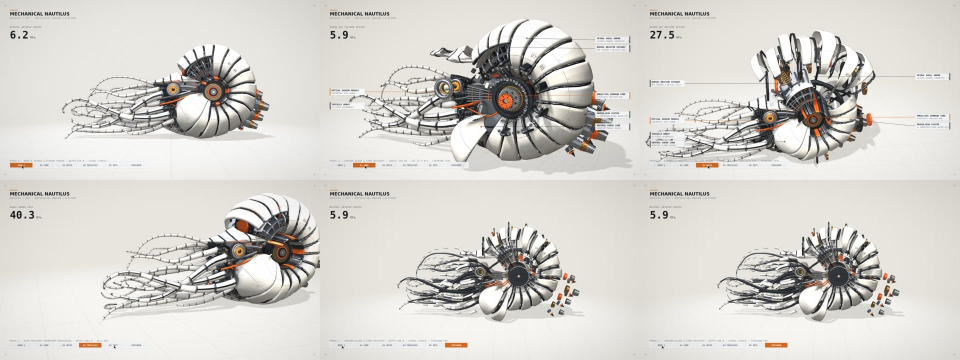
#> input picture styles/calibration-lab/contact_sheet.jpg, 1920 x 720 px (shown at 1/2 size)
$ python -i lookcheck.py   (imports and definitions only)
#> lines starting #> are read from the running program, lines starting #| are printed output that depends on the picture
#!/usr/bin/env python3
"""
StyleHop Look Regression Guard (`tools/lookcheck.py`).

Renders a style's 2x2 contact sheet and measures it against a stored baseline, so every
look change (new light, env map, pass, palette tweak) shows up as numbers instead of a
gut feeling. Drift beyond the guard thresholds is flagged; intentional changes are
re-baselined with `--accept`.

Per-panel metrics (CIE Lab, D65 + Spatial Composition):
  L         mean lightness (exposure)         contrast  std of L (flat / milky vs punchy)
  p5        shadow depth (lower = deeper)     p95       highlight level
  chroma    mean Lab chroma (saturation)      grit      median |L - blur(L)| (fine texture /
                                                        screen-space pattern energy)
  com_y     vertical center-of-mass of visual salience (0 = top edge, 1 = bottom edge)
  half_void max dead-void fraction in upper or lower half (16x9 grid cells with near-zero
            texture & tonal deviation from background median)
  dE        mean CIE76 colour difference against the baseline panel

Absolute readability & spatial composition floors (checked on every run, including the first run
of a new story, which only stores a baseline and therefore compares nothing):
  L in [35, 92]        not murky / not blown out      p95 >= 55         something catches light
  contrast >= 7        not a flat milky wash          p95 - p5 >= 18    real tonal range
  com_y in [0.36,0.66] balanced vertical weight       half_void <= 0.72 no dead-white empty half

Originality gate (every --style run; exit 3 on failure, independent of --strict):
  the rendered sheet is compared panel-by-panel with the style's showcase contact sheet, archived
  showcases ($STYLEHOP_OUT/look/archive/<style>_*contact_sheet*.jpg) and every OTHER topic baseline of the style
  ($STYLEHOP_OUT/look/<style>__*/look_baseline.jpg). sim = layout correlation x colour proximity must stay < 0.33,
  layout correlation alone < 0.78. A new story must not be an old film with the names changed.

Gates (ADR-021, tier a; `--gates`, measured on the per-shot lossless frames of `render.mjs --storyboard --shots-dir`):
  silhouette   ONLY when the product folder holds a `ref.json` declaring a reference (image / mask, long axis, which
               shot is the reference view). Subject mask -> aligned by length -> IoU, aspect ratio, per-band edge
               deviation, plus a red/blue diff overlay. WARN by default (`--strict-gates` fails).
  machine-feel inside the outline, BOTH bounds: detail (edge-pixel share) vs the reference or the style norm in
               [0.8, 1.6], OPENING share in [0.6, 1.6] (see below; if the
               reference has < 1% openings an absolute cap of 0.30 applies instead of a ratio), and on full/wide shots no 6x3 cell below 0.5 or
               above 3.0 of the mean (a dense focal area is allowed, a hole or a noise field is not). It is a guard
               rail, not a target: the upper bounds exist so nobody stacks detail to pass.
  openings vs dark material: the old metric counted every pixel with L < 38, so a near-black glaze plate read as a gap.
               Now `dark_split()` labels connected dark components and calls one an OPENING only if it is deep (median L < 24),
               flat (mean gradient < 9: no highlight / texture) and sharply framed (lit ring >= 28 L brighter): a hole cut in a
               lit surface. Other dark pixels are reported as `dark-mat` (informational, not gated). Luminance + local structure
               only: a renderer id / depth pass was not used because it cannot be applied to the photographed reference.
  colour/value   (ADR-021 colour gate, needs ref.json `image`; the render is compared with the reference, never with a palette
               you wrote down) background Lab (median of pixels outside the dilated subject mask; ref.json `crop.exclude_boxes_px`
               are left out of the reference), and INSIDE the subject mask three layers split by robust bands, not k-means
               seeds: accent = warm saturated (C* >= 45, L >= 35, hue 0-95 deg); warm metal = copper/bronze/brass band (hue 20-85,
               C* 18-45, L 25-72); of the rest, an Otsu split of L gives shell (bright) / mechanism (dark). Per layer: area share,
               trimmed-mean L, chroma-weighted mean hue. WARN thresholds (GATE_COLOR): background dL > 8 or dE76 > 14 or hue
               diff > 25 deg; shell dL > 12 or hue diff > 25 deg; mechanism darker than the reference by > 12 L (or brighter by
               > 20); warm-metal share < 0.35x the reference's (when the reference has >= 1%); accent share outside [0.3, 3]x.
               Layer rules run on the reference shot and full/wide shots (close-ups crop the layers); background on every shot.
               Metal brightness (render.mjs --shots-dir writes `roles` into shots.json from a role-id pass): mean L of
               role=metal pixels < 30 or > 15 L below the reference mechanism layer -> "metal has nothing bright to reflect:
               add softbox environment". All colour findings are WARN; `--strict-gates` fails.
  Both reuse this file's Lab / measure helpers; the per-shot subject-in-free-area check lives in tools/audit.mjs.

Usage:
  python3 tools/lookcheck.py --style calibration-lab --world <product>/world.js --gates   # + silhouette / machine-feel
  python3 tools/lookcheck.py --style calibration-lab --world <product>/world.js --content <product>/scenes.html --gates-only [--shots-dir D]
                  # gates only: no contact sheet, no baseline written (read-only on the product; shots go to $STYLEHOP_OUT/look/gates__<product>/ or D)
  python3 tools/lookcheck.py --style calibration-lab            # render + compare vs baseline
  python3 tools/lookcheck.py --style calibration-lab --accept   # store current render as baseline
  python3 tools/lookcheck.py --a before.jpg --b after.jpg    # compare any two sheets
  python3 tools/lookcheck.py --style calibration-lab --look '{"env":{"enabled":false}}' --tag noenv
  [--world $STYLEHOP_OUT/custom-world.js] [--content $STYLEHOP_OUT/custom-scenes.html]  (own baseline under $STYLEHOP_OUT/look/<style>__<product-dir>/ = the name of the directory that holds the world file, first run stores it)
  [--originality-ref other_sheet.jpg]  (extra originality reference, repeatable)
  [--strict]  (exit 2 on drift)
"""

import argparse
import json
import os
import shutil
import subprocess
import sys

import numpy as np
from PIL import Image, ImageDraw, ImageFilter

REPO_ROOT = os.path.dirname(os.path.dirname(os.path.abspath(__file__)))

# Rendered artifacts, look baselines and archived showcases live inside the git-ignored `./out`
# directory (`./out/test/look/`). Override with STYLEHOP_OUT (absolute path; a relative value
# resolves against the current directory); defaults to `<repo>/out`.
OUT_ROOT = os.path.abspath(os.environ.get('STYLEHOP_OUT') or os.path.join(REPO_ROOT, 'out'))
LOOK_DIR = os.path.join(OUT_ROOT, 'test', 'look')

# Max drift tolerated for a change that is NOT meant to alter the look (per panel).
GUARD = {'L': 4.0, 'contrast_pct': 20.0, 'chroma_pct': 25.0, 'dE': 6.0}

METRICS = ['L', 'contrast', 'p5', 'p95', 'chroma', 'grit', 'com_y', 'half_void']

# Absolute floors any shippable panel must meet, whatever the story or time of day.
ABS = {
    'L_min': 35.0,
    'L_max': 92.0,
    'p95_min': 55.0,
    'contrast_min': 7.0,
    'range_min': 18.0,
    'com_y_min': 0.36,
    'com_y_max': 0.66,
    'half_void_max': 0.72,
}

# Medium-specific overrides:
# - `calibration-lab`: seamless pale studio with one sample on a bench and no set dressing — the empty upper
#   frame *is* the medium (no horizon, no props to fill it); the HUD anchors the top-left corner
#   (`half_void <= 0.80`).
STYLE_ABS_OVERRIDES = {
    'calibration-lab': {
        'half_void_max': 0.80,
    },
}


def resolve_panel_floors(style=None, path=None):
    eff_style = style
    if not eff_style and path:
        base = os.path.basename(str(path))
        for k in STYLE_ABS_OVERRIDES:
            if k in base:
                eff_style = k
                break
    floors = dict(ABS)
    if eff_style in STYLE_ABS_OVERRIDES:
        floors.update(STYLE_ABS_OVERRIDES[eff_style])
    return floors


def absolute_check(path, style=None):
    img = Image.open(path).convert('RGB')
#> img is the input picture: PIL image 1920x720 RGB; mean R, G, B 212.7, 210.3, 205.3
    floors = resolve_panel_floors(style=style, path=path)
    fails = []
    for i, p in enumerate(panels(img)):
        m = measure(p)[0]
        f = []
        if not floors['L_min'] <= m['L'] <= floors['L_max']:
            f.append(f"L {m['L']:.1f} outside [{floors['L_min']:.0f}, {floors['L_max']:.0f}]")
        if m['p95'] < floors['p95_min']:
            f.append(f"p95 {m['p95']:.1f} < {floors['p95_min']:.0f} (nothing catches light)")
        if m['contrast'] < floors['contrast_min']:
            f.append(f"contrast {m['contrast']:.1f} < {floors['contrast_min']:.0f} (flat)")
        if m['p95'] - m['p5'] < floors['range_min']:
            f.append(f"tonal range {m['p95'] - m['p5']:.1f} < {floors['range_min']:.0f}")
        if not floors['com_y_min'] <= m['com_y'] <= floors['com_y_max']:
            f.append(
                f"com_y {m['com_y']:.3f} outside [{floors['com_y_min']:.2f}, {floors['com_y_max']:.2f}] "
                "(vertical center-of-mass imbalance: top-heavy or bottom-heavy frame)"
            )
        if m['half_void'] > floors['half_void_max']:
            f.append(
                f"half_void {m['half_void']:.2f} > {floors['half_void_max']:.2f} "
                "(dead-void empty upper/lower half; anchor foreground/midground across vertical planes)"
            )
        if f:
            fails.append((i, f))
    if fails:
        print('\n  READABILITY & SPATIAL COMPOSITION floors failed:')
        for i, f in fails:
            print(f'    panel {i}: ' + ', '.join(f))
    else:
        print('\n  readability & spatial composition floors: OK')
    return fails


def srgb_to_lab(rgb):
    c = rgb.astype(np.float64) / 255.0
    lin = np.where(c <= 0.04045, c / 12.92, ((c + 0.055) / 1.055) ** 2.4)
    m = np.array([[0.4124564, 0.3575761, 0.1804375],
                  [0.2126729, 0.7151522, 0.0721750],
                  [0.0193339, 0.1191920, 0.9503041]])
    xyz = lin @ m.T / np.array([0.95047, 1.0, 1.08883])
    f = np.where(xyz > 216 / 24389, np.cbrt(xyz), (24389 / 27 * xyz + 16) / 116)
    L = 116 * f[..., 1] - 16
    a = 500 * (f[..., 0] - f[..., 1])
    b = 200 * (f[..., 1] - f[..., 2])
    return np.stack([L, a, b], axis=-1)


def panels(img):
    w, h = img.size
#> w = 1920; h = 720
    cols = 3 if (w / max(h, 1)) > 2.2 else 2
#> cols = 3
    rows = 2
#> rows = 2
    pw, ph = w // cols, h // rows
#> pw = 640; ph = 360
    return [img.crop((c * pw, r * ph, (c + 1) * pw, (r + 1) * ph)) for r in range(rows) for c in range(cols)]


def measure(panel):
    lab = srgb_to_lab(np.asarray(panel.convert('RGB')))
    L = lab[..., 0]
    chroma_map = np.hypot(lab[..., 1], lab[..., 2])
    gray = panel.convert('L')
    hp = np.abs(np.asarray(gray, np.float64) - np.asarray(gray.filter(ImageFilter.GaussianBlur(3)), np.float64))

    # Spatial salience center-of-mass (com_y in [0, 1]) & 16x9 grid dead-void check
    bg_L = float(np.median(L))
    bg_C = float(np.median(chroma_map))
    sal = hp + 0.30 * np.abs(L - bg_L) + 0.20 * np.abs(chroma_map - bg_C)
    h, w = sal.shape
    ys = (np.arange(h, dtype=np.float64) + 0.5) / max(h, 1)
    row_sal = sal.mean(axis=1)
    com_y = float((row_sal * ys).sum() / max(float(row_sal.sum()), 1e-6))

    gh, gw = 9, 16
    ch, cw = max(1, h // gh), max(1, w // gw)
    void_cells = np.zeros((gh, gw), dtype=bool)
    for r in range(gh):
        for c in range(gw):
            sub_hp = float(hp[r * ch:(r + 1) * ch, c * cw:(c + 1) * cw].mean())
            sub_dL = float(np.abs(L[r * ch:(r + 1) * ch, c * cw:(c + 1) * cw] - bg_L).mean())
            if sub_hp < 0.85 and sub_dL < 3.2:
                void_cells[r, c] = True
    top_void = float(void_cells[:4, :].mean())
    bot_void = float(void_cells[5:, :].mean())
    half_void = max(top_void, bot_void)

    return {
        'L': float(L.mean()),
        'contrast': float(L.std()),
        'p5': float(np.percentile(L, 5)),
        'p95': float(np.percentile(L, 95)),
        'chroma': float(chroma_map.mean()),
        'grit': float(np.median(hp)),
        'com_y': com_y,
        'half_void': half_void,
    }, lab


# [52 lines left out: functions compare, render_sheet, not called in this run]


# Originality gate (calibrated on known clones vs genuinely different stories of the same style):
#   sim  = layout correlation (64x36 luminance) x colour proximity exp(-dE/25), best-matching reference
#          panel per current panel, averaged over the 4 panels
#   corr = the layout correlation alone (catches a re-coloured clone)
ORIG = {'sim_max': 0.33, 'corr_max': 0.78, 'clone_sim': 0.6}


# [66 lines left out: functions _panel_features, _similarity, originality_references, originality_check, not called in this run]


# ----------------------------------------------------------------------------------------------------------
# Gates (ADR-021 tier a): silhouette IoU (only with a declared reference) + machine-feel density with upper bounds
# ----------------------------------------------------------------------------------------------------------
GATE_SIL = {'iou_len_min': 0.80, 'iou_len_min_limbs': 0.70, 'aspect_tol': 0.08, 'edge_tol': 0.08}
GATE_FEEL = {'detail': (0.8, 1.6), 'dark': (0.6, 1.6), 'cell_min': 0.5, 'cell_max': 3.0, 'open_abs': 0.30, 'min_cell_cover': 0.35}
# Style norms for the no-reference case, calibrated on single-cylinder-four-stroke (v5 world) full/wide shots;
# re-calibrate whenever a second product of the style exists (ADR-021 §6).
FEEL_STYLE_NORM = {'calibration-lab': {'detail': 0.0, 'dark': 0.0}}
CANON_LEN = 640  # bbox length (px) both masks are rescaled to before measuring, so density is resolution-independent


# [26 lines left out: function subject_mask, not called in this run]


def _bbox(m):
    ys, xs = np.nonzero(m)
    return xs.min(), xs.max() + 1, ys.min(), ys.max() + 1


# [51 lines left out: functions _norm_to_len, silhouette_gate, not called in this run]


# Openings vs dark material (replaces the old "luminance < 38" share, which counted a near-black glaze plate as a gap).
# No renderer mask / depth pass is used (the player exposes the scene, but a per-pixel id / depth pass would need a second
# render path and cannot be applied to the photographed reference at all, and the gate must compare against the reference),
# so the split uses luminance + local structure on the canonical-scale crop:
#   1. candidate = pixel inside the outline with L < DARK_L (38)
#   2. connected components of candidates (8-neighbour), ignoring specks < DARK_MIN_AREA px
#   3. a component is an OPENING when it is deep (median L < OPEN_MEDIAN), flat (mean gradient inside < OPEN_GRAD, no highlight
#      or texture - a glaze plate carries specular gradients) and sharply framed (the lit ring around it is >= OPEN_RIM brighter
#      than its median: a real gap / window is a dark hole cut in a lit surface); everything else is dark MATERIAL
#      (soft shading falloff has no sharp rim, black paint / glaze has highlights and a median above the opening depth).
DARK_REF_MIN = 0.01  # reference opening share below this -> compare with an absolute cap instead of a ratio
DARK_L, DARK_MIN_AREA, OPEN_MEDIAN, OPEN_GRAD, OPEN_RIM = 38, 12, 24.0, 9.0, 28.0


# [83 lines left out: functions dark_split, machine_feel, feel_verdict, not called in this run]


GATE_COLOR = {'bg_dL': 8.0, 'bg_dE': 14.0, 'hue_deg': 25.0, 'shell_dL': 12.0, 'mech_dark': 12.0, 'mech_light': 20.0,
              'warm_ratio': 0.35, 'warm_ref_min': 0.01, 'accent_ratio': (0.3, 3.0), 'metal_floor': 30.0, 'metal_vs_mech': 15.0}


def _hue(a, b):
    return float(np.degrees(np.arctan2(b, a)) % 360.0)


def _hue_diff(h1, h2):
    d = abs(h1 - h2) % 360.0
    return min(d, 360.0 - d)


# [349 lines left out: functions background_stats, _otsu, _layer, color_layers, color_verdict, metal_verdict and 4 more, not called in this run]


# [2 lines not run here, left out]

>>> result = absolute_check('../styles/calibration-lab/contact_sheet.jpg')
#> the loop in absolute_check, `for i, p in enumerate(panels(img)):` made 6 passes
#> (bg_L in measure, bg_C in measure, com_y in measure, top_void in measure, bot_void in measure, half_void in measure) on passes 1 to 6: (90.89, 2.6, 0.546, 0.688, 0.266, 0.688), (88.66, 2.84, 0.539, 0.391, 0.0312, 0.391), (89.94, 2.77, 0.571, 0.5, 0.0781, 0.5), (90.99, 2.55, 0.459, 0.453, 0.219, 0.453), (89.94, 3.77, 0.533, 0.688, 0.297, 0.688), (89.94, 3.77, 0.533, 0.688, 0.297, 0.688)
#> pass 1, in srgb_to_lab, `c = rgb.astype(np.float64) / 255.0`:
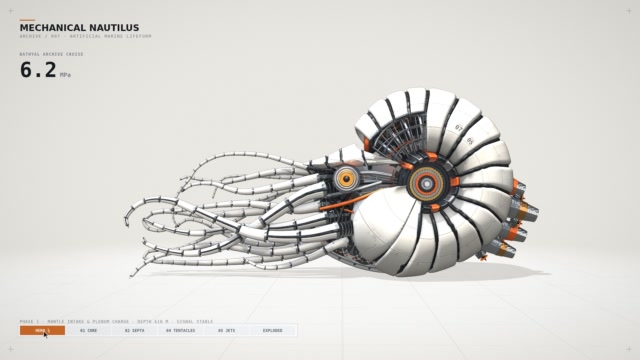
#> c: shape (360, 640, 3) float64; mean of channels 0, 1, 2 0.854, 0.848, 0.832; drawn as R, G, B
#> pass 1, in srgb_to_lab, `lin = np.where(c <= 0.04045, c / 12.92, ((c + 0.055) / 1.055) ** 2.4)`:
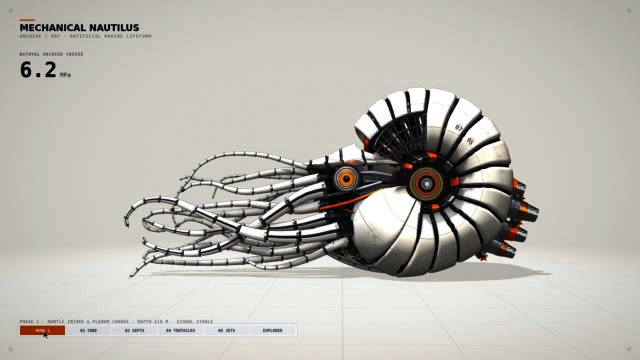
#> lin: shape (360, 640, 3) float64; mean of channels 0, 1, 2 0.734, 0.725, 0.697; drawn as R, G, B
#> pass 1, in srgb_to_lab, `f = np.where(xyz > 216 / 24389, np.cbrt(xyz), (24389 / 27 * xyz + 16) ..`:
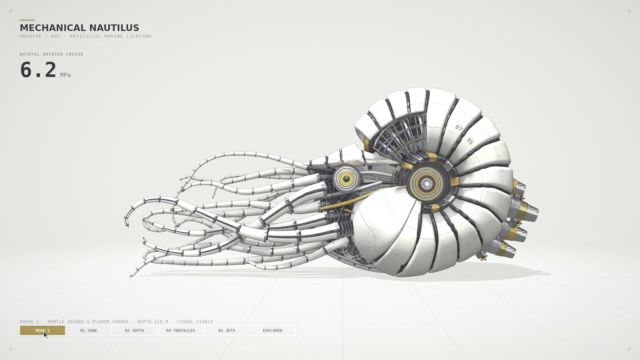
#> f: shape (360, 640, 3) float64; mean of channels 0, 1, 2 0.88, 0.88, 0.869; drawn as R, G, B
#> after the loop in absolute_check, `for i, p in enumerate(panels(img)):`: fails = []
#> result = []

$ run again, on styles/calibration-lab/lineage/mech-nautilus/img/core.jpg
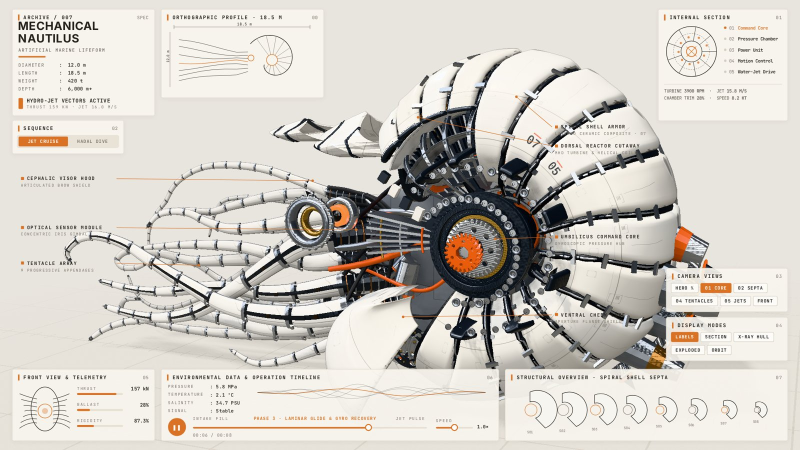
#> input picture styles/calibration-lab/lineage/mech-nautilus/img/core.jpg, 1600 x 900 px (shown at 1/2 size)
#> in absolute_check, img is the input picture: PIL image 1600x900 RGB; mean R, G, B 208.5, 204.2, 197.3
#> in panels, `w, h = img.size`: w = 1600; h = 900
#> cols = 2
#> pw = 800; ph = 450
#> the loop in absolute_check, `for i, p in enumerate(panels(img)):` made 4 passes
#> (bg_L in measure, bg_C in measure, com_y in measure, top_void in measure, bot_void in measure, half_void in measure) on passes 1 to 4: (90.99, 3.77, 0.543, 0.188, 0.203, 0.203), (90.99, 3.77, 0.638, 0.359, 0.281, 0.359), (90.47, 3.76, 0.388, 0.109, 0, 0.109), (90.32, 3.75, 0.391, 0.0469, 0, 0.0469)
#> pass 1, in srgb_to_lab, `lin = np.where(c <= 0.04045, c / 12.92, ((c + 0.055) / 1.055) ** 2.4)`:
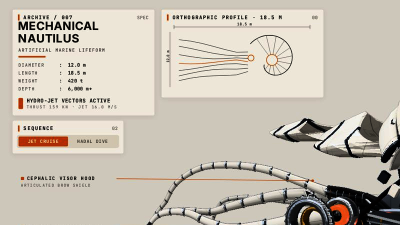
#> lin: shape (450, 800, 3) float64 (shown at 1/2 size); mean of channels 0, 1, 2 0.785, 0.755, 0.704; drawn as R, G, B
#> pass 1, in srgb_to_lab, `f = np.where(xyz > 216 / 24389, np.cbrt(xyz), (24389 / 27 * xyz + 16) ..`:
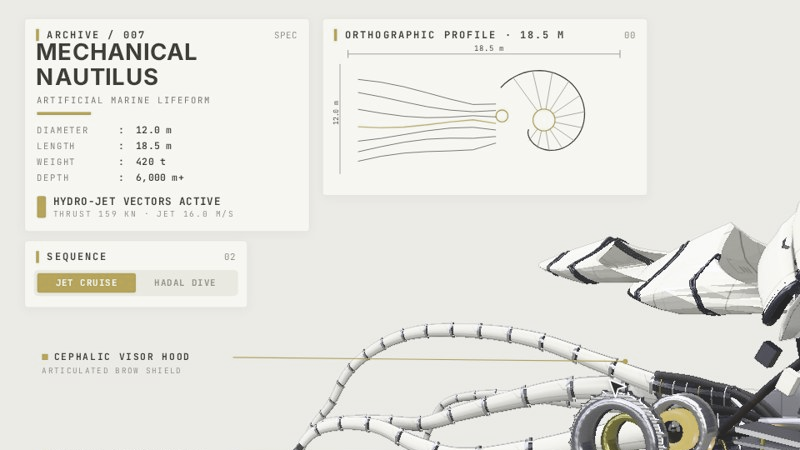
#> f: shape (450, 800, 3) float64; mean of channels 0, 1, 2 0.893, 0.893, 0.873; drawn as R, G, B
#> after the loop in absolute_check, `for i, p in enumerate(panels(img)):`: fails = []

$ run again, on styles/calibration-lab/lineage/mech-nautilus/img/early.jpg
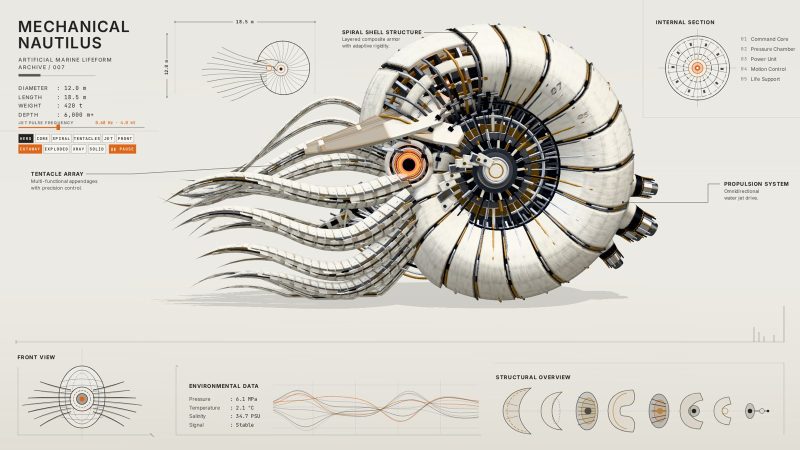
#> input picture styles/calibration-lab/lineage/mech-nautilus/img/early.jpg, 1600 x 900 px (shown at 1/2 size)
#> in absolute_check, img is the input picture: PIL image 1600x900 RGB; mean R, G, B 212, 209.2, 202
#> in panels, `w, h = img.size`: w = 1600; h = 900
#> cols = 2
#> pw = 800; ph = 450
#> the loop in absolute_check, `for i, p in enumerate(panels(img)):` made 4 passes
#> (bg_L in measure, bg_C in measure, com_y in measure, top_void in measure, bot_void in measure, half_void in measure) on passes 1 to 4: (91.95, 2.6, 0.563, 0.234, 0.203, 0.234), (91.95, 2.6, 0.597, 0.25, 0.234, 0.25), (90.99, 3.77, 0.434, 0.438, 0.219, 0.438), (90.64, 3.77, 0.387, 0.406, 0.188, 0.406)
#> pass 1, in srgb_to_lab, `lin = np.where(c <= 0.04045, c / 12.92, ((c + 0.055) / 1.055) ** 2.4)`:
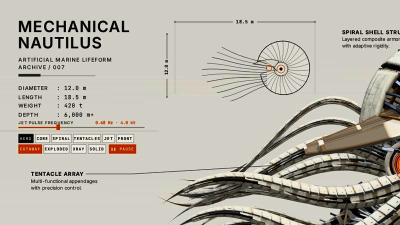
#> lin: shape (450, 800, 3) float64 (shown at 1/2 size); mean of channels 0, 1, 2 0.728, 0.713, 0.671; drawn as R, G, B
#> pass 1, in srgb_to_lab, `f = np.where(xyz > 216 / 24389, np.cbrt(xyz), (24389 / 27 * xyz + 16) ..`:
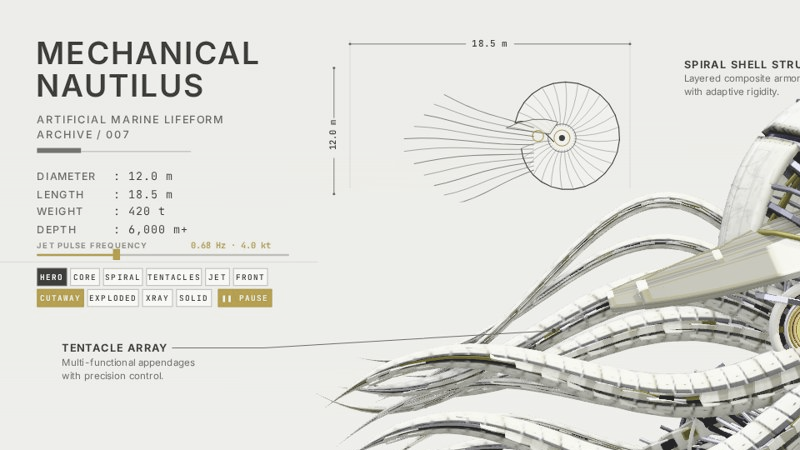
#> f: shape (450, 800, 3) float64; mean of channels 0, 1, 2 0.873, 0.873, 0.855; drawn as R, G, B
#> after the loop in absolute_check, `for i, p in enumerate(panels(img)):`: fails = []
